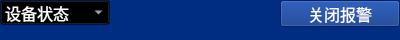
<?xml version="1.0" encoding="UTF-8"?>
<ui version="4.0">
 <class>LS_RightHeadWid</class>
 <widget class="QWidget" name="LS_RightHeadWid">
  <property name="geometry">
   <rect>
    <x>0</x>
    <y>0</y>
    <width>400</width>
    <height>40</height>
   </rect>
  </property>
  <property name="minimumSize">
   <size>
    <width>0</width>
    <height>40</height>
   </size>
  </property>
  <property name="maximumSize">
   <size>
    <width>16777215</width>
    <height>40</height>
   </size>
  </property>
  <property name="font">
   <font>
    <family>微软雅黑</family>
    <pointsize>12</pointsize>
   </font>
  </property>
  <property name="windowTitle">
   <string>Form</string>
  </property>
  <property name="styleSheet">
   <string notr="true">background-color: rgb(0,45,130);
color: rgb(255, 255, 255);</string>
  </property>
  <layout class="QHBoxLayout" name="horizontalLayout">
   <property name="spacing">
    <number>0</number>
   </property>
   <property name="leftMargin">
    <number>0</number>
   </property>
   <property name="topMargin">
    <number>0</number>
   </property>
   <property name="rightMargin">
    <number>0</number>
   </property>
   <property name="bottomMargin">
    <number>20</number>
   </property>
   <item>
    <widget class="QComboBox" name="comboBox">
     <property name="sizePolicy">
      <sizepolicy hsizetype="Preferred" vsizetype="Fixed">
       <horstretch>0</horstretch>
       <verstretch>0</verstretch>
      </sizepolicy>
     </property>
     <property name="minimumSize">
      <size>
       <width>0</width>
       <height>25</height>
      </size>
     </property>
     <property name="maximumSize">
      <size>
       <width>1200</width>
       <height>20</height>
      </size>
     </property>
     <property name="styleSheet">
      <string notr="true">background-color: transparent;
font: 12pt &quot;微软雅黑&quot;;
color: rgb(255, 255, 255);</string>
     </property>
     <item>
      <property name="text">
       <string>设备状态</string>
      </property>
     </item>
     <item>
      <property name="text">
       <string>输出位状态</string>
      </property>
     </item>
     <item>
      <property name="text">
       <string>传感器状态</string>
      </property>
     </item>
     <item>
      <property name="text">
       <string>设备设置</string>
      </property>
     </item>
    </widget>
   </item>
   <item>
    <spacer name="horizontalSpacer">
     <property name="orientation">
      <enum>Qt::Horizontal</enum>
     </property>
     <property name="sizeHint" stdset="0">
      <size>
       <width>40</width>
       <height>20</height>
      </size>
     </property>
    </spacer>
   </item>
   <item>
    <widget class="QPushButton" name="pushButton_2">
     <property name="minimumSize">
      <size>
       <width>120</width>
       <height>27</height>
      </size>
     </property>
     <property name="maximumSize">
      <size>
       <width>80</width>
       <height>16777215</height>
      </size>
     </property>
     <property name="font">
      <font>
       <family>微软雅黑</family>
       <pointsize>12</pointsize>
      </font>
     </property>
     <property name="styleSheet">
      <string notr="true"/>
     </property>
     <property name="text">
      <string>关闭报警</string>
     </property>
    </widget>
   </item>
  </layout>
 </widget>
 <resources/>
 <connections/>
</ui>
